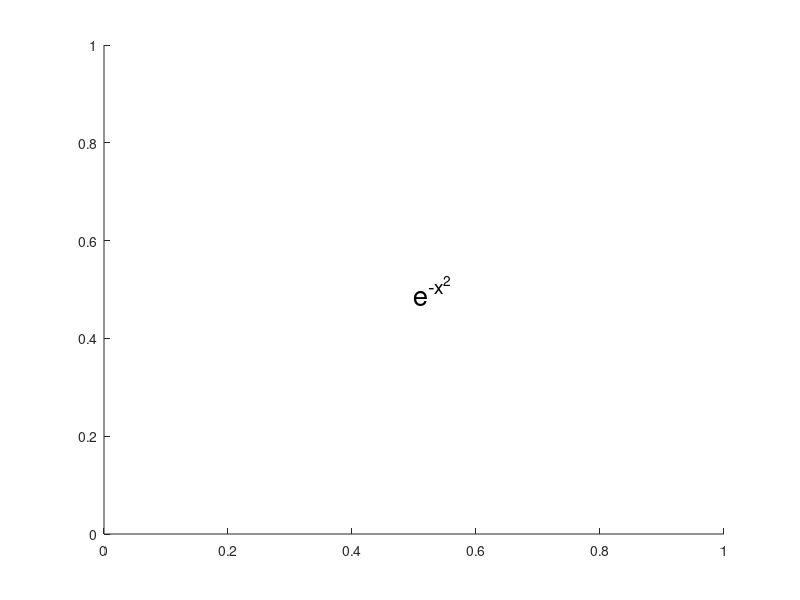

This chart was generated by the following MATLAB code: (Note: this script raises an error after producing the figure.)
%=============================================================================
% Copyright (c) 2016-present Allan CORNET (Nelson)
%=============================================================================
% This file is part of Nelson.
%=============================================================================
% LICENCE_BLOCK_BEGIN
% SPDX-License-Identifier: LGPL-3.0-or-later
% LICENCE_BLOCK_END
%=============================================================================
% <--ADV-CLI MODE-->
%=============================================================================
% Non-regression tests for true super/subscript positioning of the TeX
% interpreter (raised / lowered runs at a smaller font), verified through the
% text Extent so no browser or reference image is required.
%=============================================================================
% Nested scripts inside braces do not crash and produce a positive extent.
f = figure();
tnest = text(0.5, 0.5, 'e^{-x^2}', 'Interpreter', 'tex', 'FontSize', 20);
drawnow();
asserts.istrue(tnest.Extent(3) > 0);
asserts.istrue(tnest.Extent(4) > 0);
close(f);
%=============================================================================
